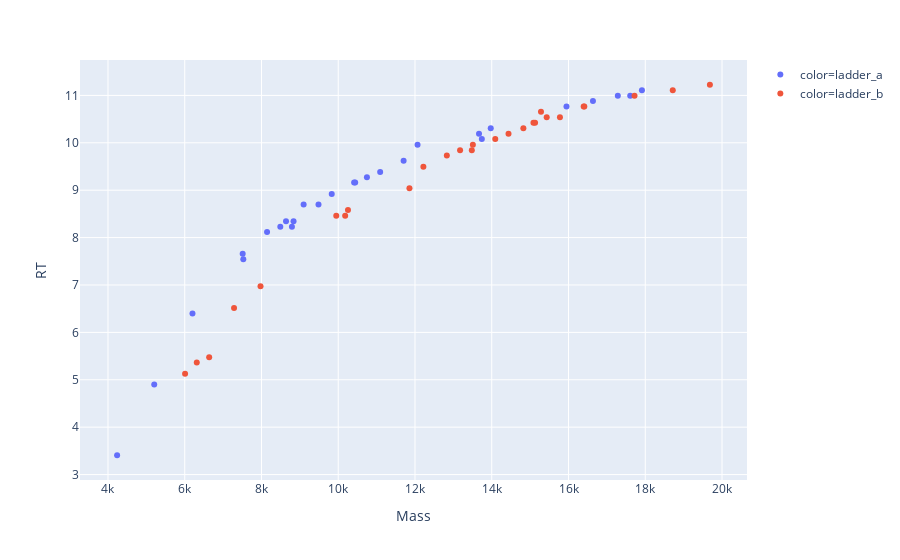

The cell this chart's notebook holds for it:
### Code cell
full_mass = 23904.24
df_3p_23904, df_5p_23904 = computational_data_seperation(df_3p, df_5p, full_mass, ignore_endpoints=True)
plotly_zones(df_5p_23904, df_3p_23904)
df_23904 = pd.concat([df_3p_23904, df_5p_23904]).drop_duplicates()
df_23904.shape

### Figure 1 — Plotly figure (JSON) as saved in the notebook; plotly's stock layout.template omitted (floating-point values rounded to 4 significant figures)
{"data": [{"hoverlabel": {"namelength": 0}, "hovertemplate": "color=ladder_a<br>Mass=%{x}<br>RT=%{y}", "legendgroup": "color=ladder_a", "marker": {"color": "#636efa", "symbol": "circle"}, "mode": "markers", "name": "color=ladder_a", "showlegend": true, "type": "scatter", "x": [17910.0, 9830.0, 6202.0, 8145.0, 10410.0, 4237.0, 10440.0, 5205.0, 10750.0, 8490.0, 11090.0, 8639.0, 8793.0, 11700.0, 8835.0, 12070.0, 7510.0, 7526.0, 9098.0, 13670.0, 13740.0, 13970.0, 15950.0, 9485.0, 16640.0, 17290.0, 17610.0], "xaxis": "x", "y": [11.11, 8.922, 6.4, 8.116, 9.162, 3.408, 9.162, 4.899, 9.274, 8.231, 9.384, 8.346, 8.231, 9.619, 8.346, 9.96, 7.658, 7.543, 8.696, 10.19, 10.08, 10.31, 10.77, 8.696, 10.88, 10.99, 10.99], "yaxis": "y"}, {"hoverlabel": {"namelength": 0}, "hovertemplate": "color=ladder_b<br>Mass=%{x}<br>RT=%{y}", "legendgroup": "color=ladder_b", "marker": {"color": "#EF553B", "symbol": "circle"}, "mode": "markers", "name": "color=ladder_b", "showlegend": true, "type": "scatter", "x": [16400.0, 16410.0, 11860.0, 17720.0, 18720.0, 12220.0, 19680.0, 6637.0, 12830.0, 9948.0, 13170.0, 7975.0, 10180.0, 13480.0, 13510.0, 10250.0, 6009.0, 14090.0, 14440.0, 14820.0, 15090.0, 15130.0, 15280.0, 7285.0, 6314.0, 15430.0, 15780.0], "xaxis": "x", "y": [10.77, 10.77, 9.042, 10.99, 11.11, 9.495, 11.22, 5.478, 9.732, 8.46, 9.841, 6.971, 8.46, 9.841, 9.96, 8.581, 5.127, 10.08, 10.19, 10.31, 10.43, 10.43, 10.65, 6.515, 5.363, 10.54, 10.54], "yaxis": "y"}], "layout": {"legend": {"tracegroupgap": 0}, "margin": {"t": 60}, "xaxis": {"anchor": "y", "domain": [0, 1], "title": {"text": "Mass"}}, "yaxis": {"anchor": "x", "domain": [0, 1], "title": {"text": "RT"}}}}
